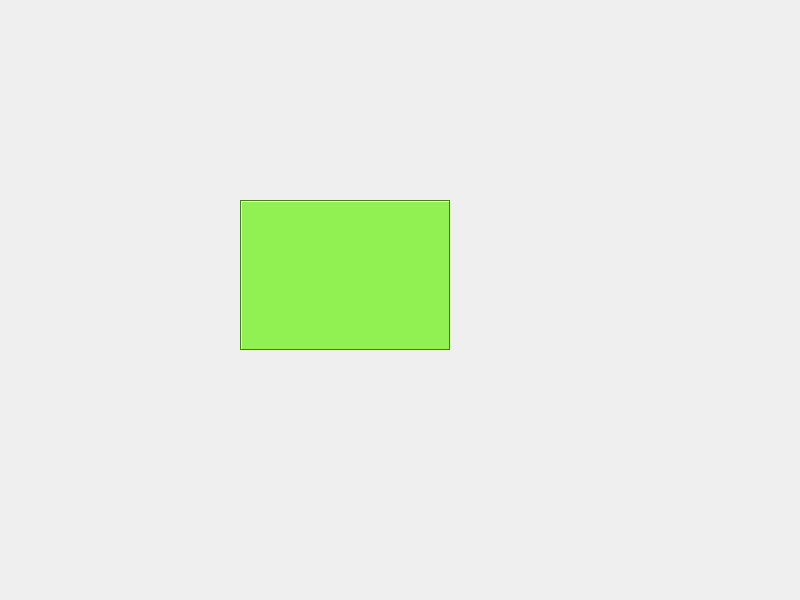
<?xml version="1.0" encoding="UTF-8"?>
<ui version="4.0">
 <class>MyWidget</class>
 <widget class="QWidget" name="MyWidget">
  <property name="geometry">
   <rect>
    <x>0</x>
    <y>0</y>
    <width>800</width>
    <height>600</height>
   </rect>
  </property>
  <property name="windowTitle">
   <string>鼠标事件移动label</string>
  </property>
  <widget class="QLabel" name="label">
   <property name="geometry">
    <rect>
     <x>240</x>
     <y>200</y>
     <width>211</width>
     <height>151</height>
    </rect>
   </property>
   <property name="palette">
    <palette>
     <active>
      <colorrole role="WindowText">
       <brush brushstyle="SolidPattern">
        <color alpha="255">
         <red>0</red>
         <green>0</green>
         <blue>0</blue>
        </color>
       </brush>
      </colorrole>
      <colorrole role="Button">
       <brush brushstyle="SolidPattern">
        <color alpha="255">
         <red>145</red>
         <green>240</green>
         <blue>82</blue>
        </color>
       </brush>
      </colorrole>
      <colorrole role="Light">
       <brush brushstyle="SolidPattern">
        <color alpha="255">
         <red>218</red>
         <green>255</green>
         <blue>192</blue>
        </color>
       </brush>
      </colorrole>
      <colorrole role="Midlight">
       <brush brushstyle="SolidPattern">
        <color alpha="255">
         <red>181</red>
         <green>247</green>
         <blue>137</blue>
        </color>
       </brush>
      </colorrole>
      <colorrole role="Dark">
       <brush brushstyle="SolidPattern">
        <color alpha="255">
         <red>72</red>
         <green>120</green>
         <blue>41</blue>
        </color>
       </brush>
      </colorrole>
      <colorrole role="Mid">
       <brush brushstyle="SolidPattern">
        <color alpha="255">
         <red>97</red>
         <green>160</green>
         <blue>54</blue>
        </color>
       </brush>
      </colorrole>
      <colorrole role="Text">
       <brush brushstyle="SolidPattern">
        <color alpha="255">
         <red>0</red>
         <green>0</green>
         <blue>0</blue>
        </color>
       </brush>
      </colorrole>
      <colorrole role="BrightText">
       <brush brushstyle="SolidPattern">
        <color alpha="255">
         <red>255</red>
         <green>255</green>
         <blue>255</blue>
        </color>
       </brush>
      </colorrole>
      <colorrole role="ButtonText">
       <brush brushstyle="SolidPattern">
        <color alpha="255">
         <red>0</red>
         <green>0</green>
         <blue>0</blue>
        </color>
       </brush>
      </colorrole>
      <colorrole role="Base">
       <brush brushstyle="SolidPattern">
        <color alpha="255">
         <red>255</red>
         <green>255</green>
         <blue>255</blue>
        </color>
       </brush>
      </colorrole>
      <colorrole role="Window">
       <brush brushstyle="SolidPattern">
        <color alpha="255">
         <red>145</red>
         <green>240</green>
         <blue>82</blue>
        </color>
       </brush>
      </colorrole>
      <colorrole role="Shadow">
       <brush brushstyle="SolidPattern">
        <color alpha="255">
         <red>0</red>
         <green>0</green>
         <blue>0</blue>
        </color>
       </brush>
      </colorrole>
      <colorrole role="AlternateBase">
       <brush brushstyle="SolidPattern">
        <color alpha="255">
         <red>200</red>
         <green>247</green>
         <blue>168</blue>
        </color>
       </brush>
      </colorrole>
      <colorrole role="ToolTipBase">
       <brush brushstyle="SolidPattern">
        <color alpha="255">
         <red>255</red>
         <green>255</green>
         <blue>220</blue>
        </color>
       </brush>
      </colorrole>
      <colorrole role="ToolTipText">
       <brush brushstyle="SolidPattern">
        <color alpha="255">
         <red>0</red>
         <green>0</green>
         <blue>0</blue>
        </color>
       </brush>
      </colorrole>
      <colorrole role="PlaceholderText">
       <brush brushstyle="SolidPattern">
        <color alpha="128">
         <red>0</red>
         <green>0</green>
         <blue>0</blue>
        </color>
       </brush>
      </colorrole>
     </active>
     <inactive>
      <colorrole role="WindowText">
       <brush brushstyle="SolidPattern">
        <color alpha="255">
         <red>0</red>
         <green>0</green>
         <blue>0</blue>
        </color>
       </brush>
      </colorrole>
      <colorrole role="Button">
       <brush brushstyle="SolidPattern">
        <color alpha="255">
         <red>145</red>
         <green>240</green>
         <blue>82</blue>
        </color>
       </brush>
      </colorrole>
      <colorrole role="Light">
       <brush brushstyle="SolidPattern">
        <color alpha="255">
         <red>218</red>
         <green>255</green>
         <blue>192</blue>
        </color>
       </brush>
      </colorrole>
      <colorrole role="Midlight">
       <brush brushstyle="SolidPattern">
        <color alpha="255">
         <red>181</red>
         <green>247</green>
         <blue>137</blue>
        </color>
       </brush>
      </colorrole>
      <colorrole role="Dark">
       <brush brushstyle="SolidPattern">
        <color alpha="255">
         <red>72</red>
         <green>120</green>
         <blue>41</blue>
        </color>
       </brush>
      </colorrole>
      <colorrole role="Mid">
       <brush brushstyle="SolidPattern">
        <color alpha="255">
         <red>97</red>
         <green>160</green>
         <blue>54</blue>
        </color>
       </brush>
      </colorrole>
      <colorrole role="Text">
       <brush brushstyle="SolidPattern">
        <color alpha="255">
         <red>0</red>
         <green>0</green>
         <blue>0</blue>
        </color>
       </brush>
      </colorrole>
      <colorrole role="BrightText">
       <brush brushstyle="SolidPattern">
        <color alpha="255">
         <red>255</red>
         <green>255</green>
         <blue>255</blue>
        </color>
       </brush>
      </colorrole>
      <colorrole role="ButtonText">
       <brush brushstyle="SolidPattern">
        <color alpha="255">
         <red>0</red>
         <green>0</green>
         <blue>0</blue>
        </color>
       </brush>
      </colorrole>
      <colorrole role="Base">
       <brush brushstyle="SolidPattern">
        <color alpha="255">
         <red>255</red>
         <green>255</green>
         <blue>255</blue>
        </color>
       </brush>
      </colorrole>
      <colorrole role="Window">
       <brush brushstyle="SolidPattern">
        <color alpha="255">
         <red>145</red>
         <green>240</green>
         <blue>82</blue>
        </color>
       </brush>
      </colorrole>
      <colorrole role="Shadow">
       <brush brushstyle="SolidPattern">
        <color alpha="255">
         <red>0</red>
         <green>0</green>
         <blue>0</blue>
        </color>
       </brush>
      </colorrole>
      <colorrole role="AlternateBase">
       <brush brushstyle="SolidPattern">
        <color alpha="255">
         <red>200</red>
         <green>247</green>
         <blue>168</blue>
        </color>
       </brush>
      </colorrole>
      <colorrole role="ToolTipBase">
       <brush brushstyle="SolidPattern">
        <color alpha="255">
         <red>255</red>
         <green>255</green>
         <blue>220</blue>
        </color>
       </brush>
      </colorrole>
      <colorrole role="ToolTipText">
       <brush brushstyle="SolidPattern">
        <color alpha="255">
         <red>0</red>
         <green>0</green>
         <blue>0</blue>
        </color>
       </brush>
      </colorrole>
      <colorrole role="PlaceholderText">
       <brush brushstyle="SolidPattern">
        <color alpha="128">
         <red>0</red>
         <green>0</green>
         <blue>0</blue>
        </color>
       </brush>
      </colorrole>
     </inactive>
     <disabled>
      <colorrole role="WindowText">
       <brush brushstyle="SolidPattern">
        <color alpha="255">
         <red>72</red>
         <green>120</green>
         <blue>41</blue>
        </color>
       </brush>
      </colorrole>
      <colorrole role="Button">
       <brush brushstyle="SolidPattern">
        <color alpha="255">
         <red>145</red>
         <green>240</green>
         <blue>82</blue>
        </color>
       </brush>
      </colorrole>
      <colorrole role="Light">
       <brush brushstyle="SolidPattern">
        <color alpha="255">
         <red>218</red>
         <green>255</green>
         <blue>192</blue>
        </color>
       </brush>
      </colorrole>
      <colorrole role="Midlight">
       <brush brushstyle="SolidPattern">
        <color alpha="255">
         <red>181</red>
         <green>247</green>
         <blue>137</blue>
        </color>
       </brush>
      </colorrole>
      <colorrole role="Dark">
       <brush brushstyle="SolidPattern">
        <color alpha="255">
         <red>72</red>
         <green>120</green>
         <blue>41</blue>
        </color>
       </brush>
      </colorrole>
      <colorrole role="Mid">
       <brush brushstyle="SolidPattern">
        <color alpha="255">
         <red>97</red>
         <green>160</green>
         <blue>54</blue>
        </color>
       </brush>
      </colorrole>
      <colorrole role="Text">
       <brush brushstyle="SolidPattern">
        <color alpha="255">
         <red>72</red>
         <green>120</green>
         <blue>41</blue>
        </color>
       </brush>
      </colorrole>
      <colorrole role="BrightText">
       <brush brushstyle="SolidPattern">
        <color alpha="255">
         <red>255</red>
         <green>255</green>
         <blue>255</blue>
        </color>
       </brush>
      </colorrole>
      <colorrole role="ButtonText">
       <brush brushstyle="SolidPattern">
        <color alpha="255">
         <red>72</red>
         <green>120</green>
         <blue>41</blue>
        </color>
       </brush>
      </colorrole>
      <colorrole role="Base">
       <brush brushstyle="SolidPattern">
        <color alpha="255">
         <red>145</red>
         <green>240</green>
         <blue>82</blue>
        </color>
       </brush>
      </colorrole>
      <colorrole role="Window">
       <brush brushstyle="SolidPattern">
        <color alpha="255">
         <red>145</red>
         <green>240</green>
         <blue>82</blue>
        </color>
       </brush>
      </colorrole>
      <colorrole role="Shadow">
       <brush brushstyle="SolidPattern">
        <color alpha="255">
         <red>0</red>
         <green>0</green>
         <blue>0</blue>
        </color>
       </brush>
      </colorrole>
      <colorrole role="AlternateBase">
       <brush brushstyle="SolidPattern">
        <color alpha="255">
         <red>145</red>
         <green>240</green>
         <blue>82</blue>
        </color>
       </brush>
      </colorrole>
      <colorrole role="ToolTipBase">
       <brush brushstyle="SolidPattern">
        <color alpha="255">
         <red>255</red>
         <green>255</green>
         <blue>220</blue>
        </color>
       </brush>
      </colorrole>
      <colorrole role="ToolTipText">
       <brush brushstyle="SolidPattern">
        <color alpha="255">
         <red>0</red>
         <green>0</green>
         <blue>0</blue>
        </color>
       </brush>
      </colorrole>
      <colorrole role="PlaceholderText">
       <brush brushstyle="SolidPattern">
        <color alpha="128">
         <red>0</red>
         <green>0</green>
         <blue>0</blue>
        </color>
       </brush>
      </colorrole>
     </disabled>
    </palette>
   </property>
   <property name="autoFillBackground">
    <bool>true</bool>
   </property>
   <property name="frameShape">
    <enum>QFrame::Box</enum>
   </property>
   <property name="frameShadow">
    <enum>QFrame::Sunken</enum>
   </property>
   <property name="text">
    <string/>
   </property>
  </widget>
 </widget>
 <resources/>
 <connections/>
</ui>
